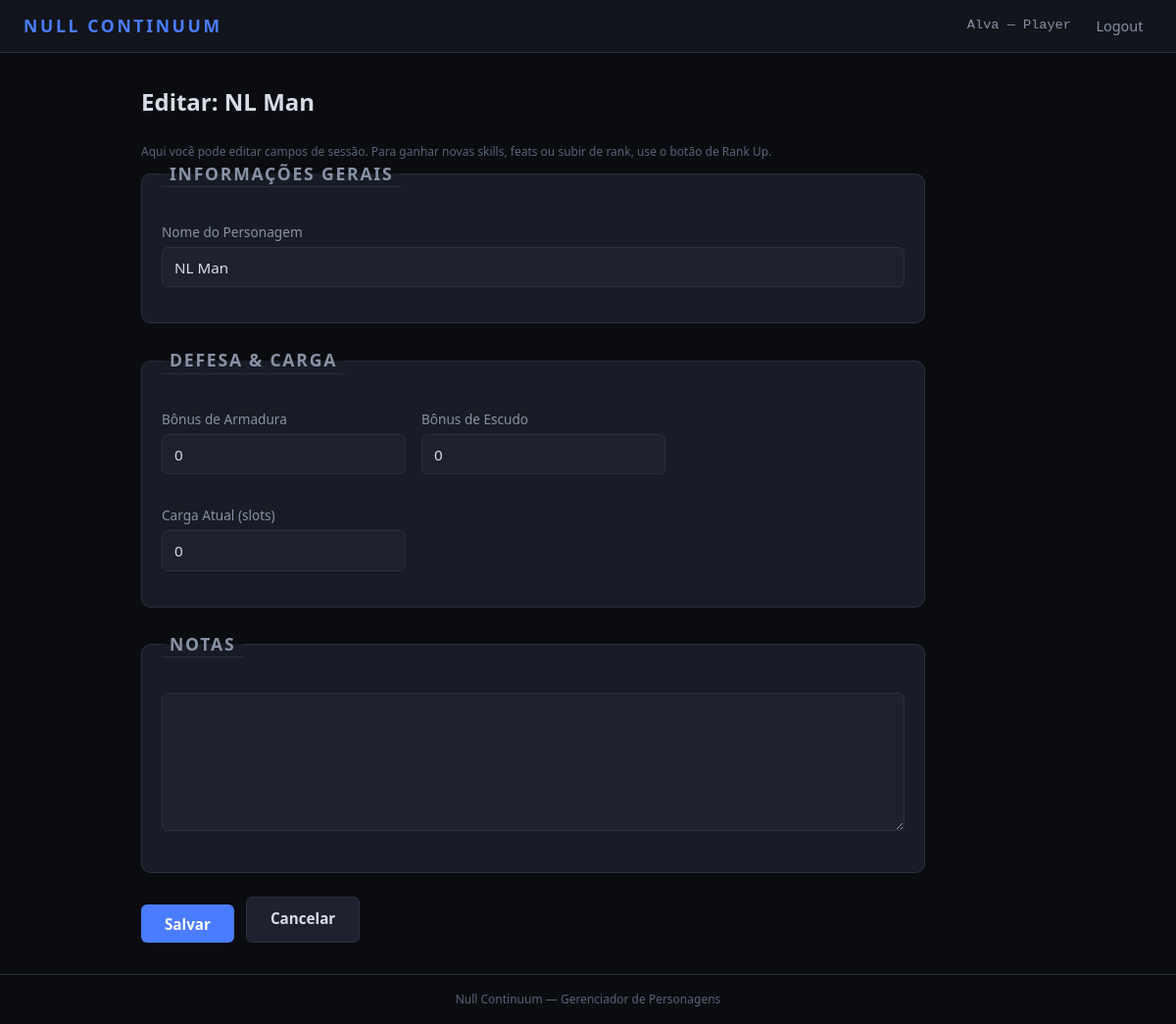
Page /personagens/15/editar/ (signed in) on the committed database.
### HomeApp/models.py (models this page shows, shortened)
class User(AbstractUser):
    ROLE_CHOICES = [
        ('GM', 'Game Master'),
        ('PLAYER', 'Player'),
    ]
    role = models.CharField(max_length=6, choices=ROLE_CHOICES, default='PLAYER')

### CharSheet/models.py (models this page shows, shortened)
class Character(models.Model):
    player = models.ForeignKey(
        settings.AUTH_USER_MODEL,
        on_delete=models.CASCADE,
        related_name='characters',
    )
    name = models.CharField('Nome do Personagem', max_length=120)
    background = models.CharField(
        'Background', max_length=20,
        choices=BACKGROUND_CHOICES, default='OTHER',
    )
    background_custom = models.CharField(
        'Background (custom)', max_length=120, blank=True,
        help_text='Preencha se escolheu "Outro".',
    )
    base_rank = models.PositiveIntegerField(
        'Base Rank', default=1,
        validators=[MinValueValidator(1), MaxValueValidator(15)],
    )
    nl_rank = models.PositiveIntegerField(
        'NL Rank', default=0,
        validators=[MinValueValidator(0), MaxValueValidator(15)],
    )
    agility = models.PositiveIntegerField(
        'Agility (AGI)', default=1,
        validators=[MinValueValidator(1), MaxValueValidator(5)],
    )
    fortitude = models.PositiveIntegerField(
        'Fortitude (FOR)', default=1,
        validators=[MinValueValidator(1), MaxValueValidator(5)],
    )
    insight = models.PositiveIntegerField(
        'Insight (INS)', default=1,
        validators=[MinValueValidator(1), MaxValueValidator(5)],
    )
    presence = models.PositiveIntegerField(
        'Presence (PRE)', default=1,
        validators=[MinValueValidator(1), MaxValueValidator(5)],
    )
    stability = models.PositiveIntegerField(
        'Stability (STA)', default=1,
        validators=[MinValueValidator(1), MaxValueValidator(5)],
    )
    intent = models.PositiveIntegerField(
        'Intent (INT)', default=1,
        validators=[MinValueValidator(1), MaxValueValidator(5)],
    )
    continuity_constant = models.CharField(
        'Continuity Constant', max_length=4,
        choices=CC_CHOICES, blank=True, default='',
    )
    abstraction_frame = models.CharField(
        'Abstraction Frame', max_length=10,
        choices=FRAME_CHOICES, blank=True, default='',
    )
    current_hp = models.IntegerField('HP Atual', default=0)
    current_strain = models.IntegerField('Strain Atual', default=0)
    temp_hp = models.IntegerField('HP Temporário', default=0)
    current_ap = models.IntegerField('AP Atual', default=3)
    armor_bonus = models.IntegerField('Bônus de Armadura', default=0)
    shield_bonus = models.IntegerField('Bônus de Escudo', default=0)
    current_load = models.IntegerField('Carga Atual', default=0)
    skill_melee = models.CharField('Melee', max_length=1, choices=SKILL_RANK_CHOICES, default='U')
    skill_ranged_weapons = models.CharField('Ranged Weapons', max_length=1, choices=SKILL_RANK_CHOICES, default='U')
    skill_heavy_weaponry = models.CharField('Heavy Weaponry', max_length=1, choices=SKILL_RANK_CHOICES, default='U')
    skill_initiative = models.CharField('Initiative', max_length=1, choices=SKILL_RANK_CHOICES, default='U')
    skill_athletics = models.CharField('Athletics', max_length=1, choices=SKILL_RANK_CHOICES, default='U')
    skill_endurance = models.CharField('Endurance', max_length=1, choices=SKILL_RANK_CHOICES, default='U')
    skill_acrobatics = models.CharField('Acrobatics', max_length=1, choices=SKILL_RANK_CHOICES, default='U')
    skill_stealth = models.CharField('Stealth', max_length=1, choices=SKILL_RANK_CHOICES, default='U')
    skill_perception = models.CharField('Perception', max_length=1, choices=SKILL_RANK_CHOICES, default='U')
    skill_reflexes = models.CharField('Reflexes', max_length=1, choices=SKILL_RANK_CHOICES, default='U')
    skill_sleight_of_hand = models.CharField('Sleight of Hand', max_length=1, choices=SKILL_RANK_CHOICES, default='U')
    skill_piloting_ground = models.CharField('Piloting (Ground)', max_length=1, choices=SKILL_RANK_CHOICES, default='U')
    skill_piloting_air = models.CharField('Piloting (Air)', max_length=1, choices=SKILL_RANK_CHOICES, default='U')
    skill_piloting_sea = models.CharField('Piloting (Sea)', max_length=1, choices=SKILL_RANK_CHOICES, default='U')
    skill_technology = models.CharField('Technology', max_length=1, choices=SKILL_RANK_CHOICES, default='U')
    skill_engineering = models.CharField('Engineering', max_length=1, choices=SKILL_RANK_CHOICES, default='U')
    skill_medicine = models.CharField('Medicine', max_length=1, choices=SKILL_RANK_CHOICES, default='U')
    skill_history = models.CharField('History', max_length=1, choices=SKILL_RANK_CHOICES, default='U')
    skill_religion = models.CharField('Religion', max_length=1, choices=SKILL_RANK_CHOICES, default='U')
    skill_investigation = models.CharField('Investigation', max_length=1, choices=SKILL_RANK_CHOICES, default='U')
    skill_intuition = models.CharField('Intuition', max_length=1, choices=SKILL_RANK_CHOICES, default='U')
    skill_persuasion = models.CharField('Persuasion', max_length=1, choices=SKILL_RANK_CHOICES, default='U')
    skill_intimidation = models.CharField('Intimidation', max_length=1, choices=SKILL_RANK_CHOICES, default='U')
    skill_deception = models.CharField('Deception', max_length=1, choices=SKILL_RANK_CHOICES, default='U')
    skill_survival = models.CharField('Survival', max_length=1, choices=SKILL_RANK_CHOICES, default='U')
    skill_null_theory = models.CharField('Null Theory', max_length=1, choices=SKILL_RANK_CHOICES, default='U')
    skill_null_navigation = models.CharField('Null Navigation', max_length=1, choices=SKILL_RANK_CHOICES, default='U')
    skill_animal_handling = models.CharField('Animal Handling', max_length=1, choices=SKILL_RANK_CHOICES, default='U')
    skill_nlc = models.CharField('NL Control (NLC)', max_length=1, choices=SKILL_RANK_CHOICES, default='U')
    skill_nlr = models.CharField('NL Resistance (NLR)', max_length=1, choices=SKILL_RANK_CHOICES, default='U')
    skill_nl_sensitivity = models.CharField('NL Sensitivity', max_length=1, choices=SKILL_RANK_CHOICES, default='U')
    skill_nl_engineering = models.CharField('NL Engineering', max_length=1, choices=SKILL_RANK_CHOICES, default='U')
    skill_anomalous_protocols = models.CharField('Anomalous Protocols', max_length=1, choices=SKILL_RANK_CHOICES, default='U')
    skill_continuity_analysis = models.CharField('Continuity Analysis', max_length=1, choices=SKILL_RANK_CHOICES, default='U')
    notes = models.TextField('Notas', blank=True)
    created_at = models.DateTimeField(auto_now_add=True)
    updated_at = models.DateTimeField(auto_now=True)
    class Meta:
        ordering = ['-updated_at']
        verbose_name = 'Personagem'
        verbose_name_plural = 'Personagens'
    @property
    def category(self):
        if self.nl_rank == 0:
            return '—'
        if self.nl_rank <= 3:
            return 'I'
        if self.nl_rank <= 6:
            return 'II'
        if self.nl_rank <= 9:
            return 'III'
        if self.nl_rank <= 12:
            return 'IV'
        return 'V'
    SKILL_FIELDS = [
        ('skill_melee', 'Melee', 'Combate'),
        ('skill_ranged_weapons', 'Ranged Weapons', 'Combate'),
        ('skill_heavy_weaponry', 'Heavy Weaponry', 'Combate'),
        ('skill_initiative', 'Initiative', 'Combate'),
        ('skill_athletics', 'Athletics', 'Geral'),
        ('skill_endurance', 'Endurance', 'Geral'),
        ('skill_acrobatics', 'Acrobatics', 'Geral'),
        ('skill_stealth', 'Stealth', 'Geral'),
        ('skill_perception', 'Perception', 'Geral'),
        ('skill_reflexes', 'Reflexes', 'Geral'),
        ('skill_sleight_of_hand', 'Sleight of Hand', 'Geral'),
        ('skill_piloting_ground', 'Piloting (Ground)', 'Geral'),
        ('skill_piloting_air', 'Piloting (Air)', 'Geral'),
        ('skill_piloting_sea', 'Piloting (Sea)', 'Geral'),
        ('skill_technology', 'Technology', 'Geral'),
        ('skill_engineering', 'Engineering', 'Geral'),
        ('skill_medicine', 'Medicine', 'Geral'),
        ('skill_history', 'History', 'Geral'),
        ('skill_religion', 'Religion', 'Geral'),
        ('skill_investigation', 'Investigation', 'Geral'),
        ('skill_intuition', 'Intuition', 'Geral'),
        ('skill_persuasion', 'Persuasion', 'Geral'),
        ('skill_intimidation', 'Intimidation', 'Geral'),
        ('skill_deception', 'Deception', 'Geral'),
        ('skill_survival', 'Survival', 'Geral'),
        ('skill_null_theory', 'Null Theory', 'Geral'),
        ('skill_null_navigation', 'Null Navigation', 'Geral'),
        ('skill_animal_handling', 'Animal Handling', 'Geral'),
        ('skill_nlc', 'NL Control (NLC)', 'Non-Linear'),
        ('skill_nlr', 'NL Resistance (NLR)', 'Non-Linear'),
        ('skill_nl_sensitivity', 'NL Sensitivity', 'Non-Linear'),
        ('skill_nl_engineering', 'NL Engineering', 'Non-Linear'),
        ('skill_anomalous_protocols', 'Anomalous Protocols', 'Non-Linear'),
        ('skill_continuity_analysis', 'Continuity Analysis', 'Non-Linear'),
    ]
    from .feat_models import FeatDefinition, CharacterFeat
    from .trait_models import TraitDefinition, CharacterTrait

### CharSheet/views.py (the view, shortened to what this page needs)
# urls.py: path('personagens/<int:pk>/editar/', views.character_edit, name='character_edit'),
@login_required
def character_edit(request, pk):
    character = get_object_or_404(Character, pk=pk, player=request.user)
    return render(request, 'CharSheet/character_edit.html', {'c': character})

### templates/CharSheet/character_edit.html (shortened to what this page needs)
{% extends 'base.html' %}
{% block content %}
<div class="form-page">
    <h1 class="page-title">Editar: {{ c.name }}</h1>
    <p class="form-help">
        Aqui você pode editar campos de sessão. Para ganhar novas skills, feats ou subir de rank, use o botão de Rank Up.
    </p>
    <form method="post">
        <fieldset class="form-section">
            <legend class="section-title">Informações Gerais</legend>
            <div class="form-row">
                <div class="form-group form-group-wide">
                    <label for="id_name">Nome do Personagem</label>
                    <input type="text" name="name" id="id_name" class="form-input" value="{{ c.name }}">
                </div>
            </div>
        </fieldset>
        <fieldset class="form-section">
            <legend class="section-title">Defesa & Carga</legend>
            <div class="form-row">
                <div class="form-group">
                    <label for="id_armor">Bônus de Armadura</label>
                    <input type="number" name="armor_bonus" id="id_armor" class="form-input"
                           value="{{ c.armor_bonus }}" min="0">
                </div>
                <div class="form-group">
                    <label for="id_shield">Bônus de Escudo</label>
                    <input type="number" name="shield_bonus" id="id_shield" class="form-input"
                           value="{{ c.shield_bonus }}" min="0">
                </div>
                <div class="form-group">
                    <label for="id_load">Carga Atual (slots)</label>
                    <input type="number" name="current_load" id="id_load" class="form-input"
                           value="{{ c.current_load }}" min="0">
                </div>
            </div>
        </fieldset>
        <fieldset class="form-section">
            <legend class="section-title">Notas</legend>
            <div class="form-group">
                <textarea name="notes" class="form-input" rows="6">{{ c.notes }}</textarea>
            </div>
        </fieldset>
        <div class="form-actions">
            <button type="submit" class="btn btn-primary btn-inline">Salvar</button>
            <a href="{% url 'character_detail' pk=c.pk %}" class="btn btn-secondary btn-inline">Cancelar</a>
        </div>
    </form>
</div>
{% endblock %}

### templates/base.html (shortened to what this page needs)
{% load static %}
<!DOCTYPE html>
<html lang="pt-br">
<head>
    <link rel="stylesheet" href="{% static 'css/style.css' %}">
    <link rel="stylesheet" href="{% static 'css/charsheet.css' %}">
    <link rel="stylesheet" href="{% static 'css/combat_tracker.css' %}">
    <link rel="stylesheet" href="{% static 'css/feats.css' %}">
    <link rel="stylesheet" href="{% static 'css/rankup.css' %}">
    <link rel="stylesheet" href="{% static 'css/traits.css' %}">
</head>
<body>
    <nav class="navbar">
        <a href="{% url 'dashboard' %}" class="nav-brand">NULL CONTINUUM</a>
        <div class="nav-links">
            {% if user.is_authenticated %}
                <span class="nav-user">{{ user.username }} — {{ user.get_role_display }}</span>
                <form method="post" action="{% url 'logout' %}" class="nav-logout-form">
                    <button type="submit" class="nav-link nav-btn">Logout</button>
                </form>
            {% else %}
                <a href="{% url 'login' %}" class="nav-link">Login</a>
                <a href="{% url 'register' %}" class="nav-link">Registrar</a>
            {% endif %}
        </div>
    </nav>
    <main class="container">
        {% block content %}{% endblock %}
    </main>
    <footer class="footer">
        <p>Null Continuum — Gerenciador de Personagens</p>
    </footer>
</body>
</html>

### rows in the picture
User: username "Alva", role "Player"
Character: name "NL Man", armor_bonus "0", shield_bonus "0", current_load "0"
